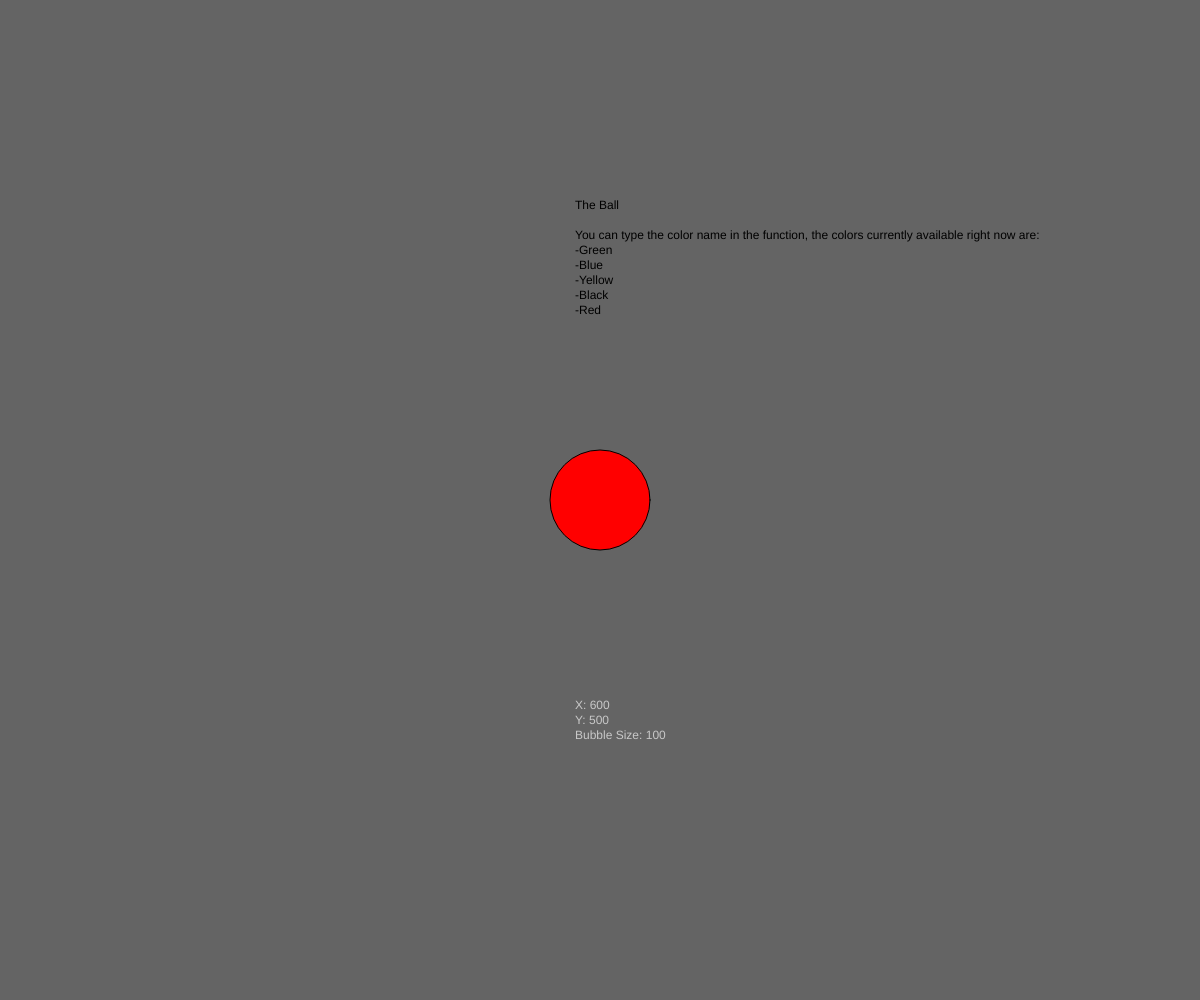
Frame 1 (no input)
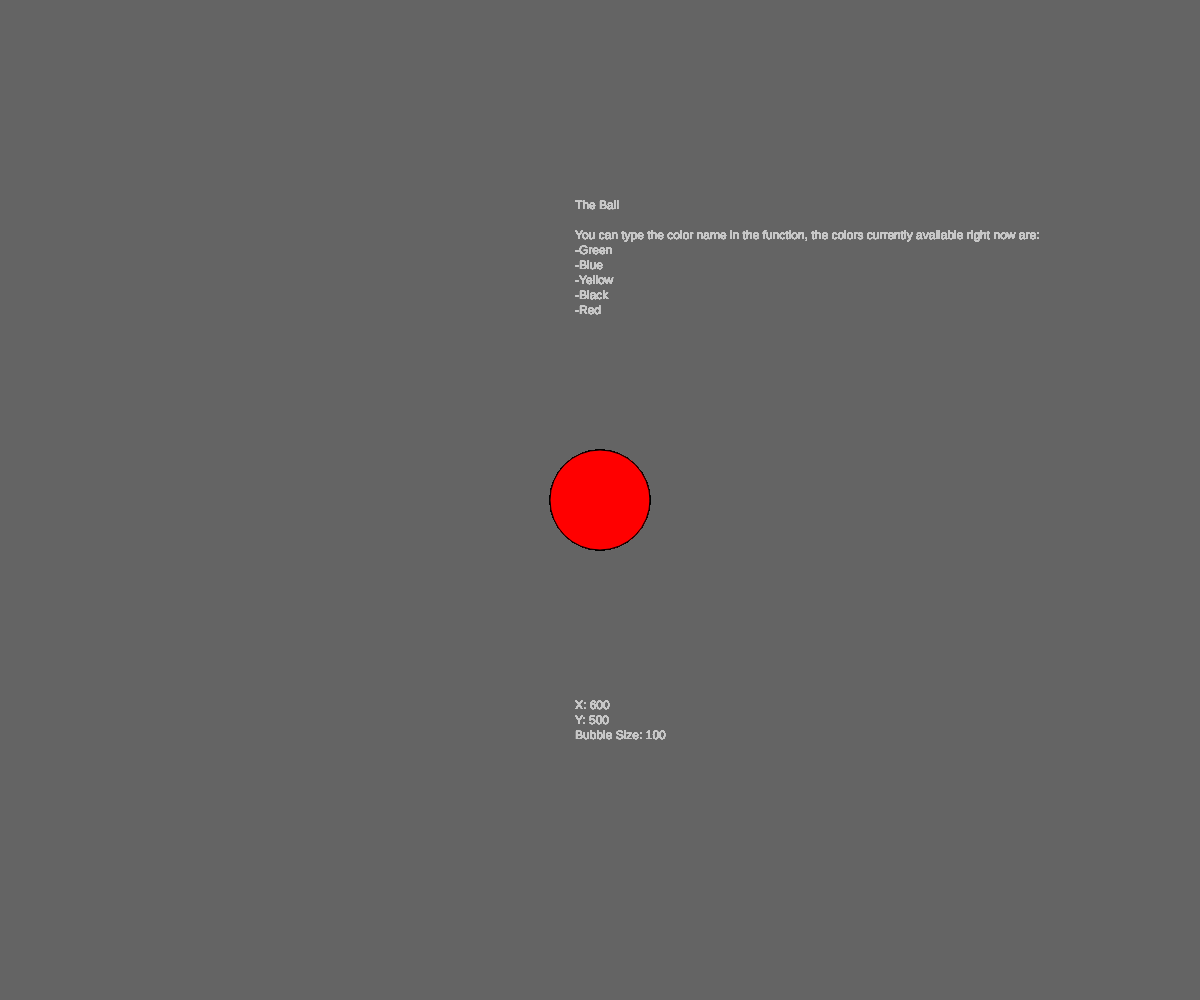
Frame 60 (no input)
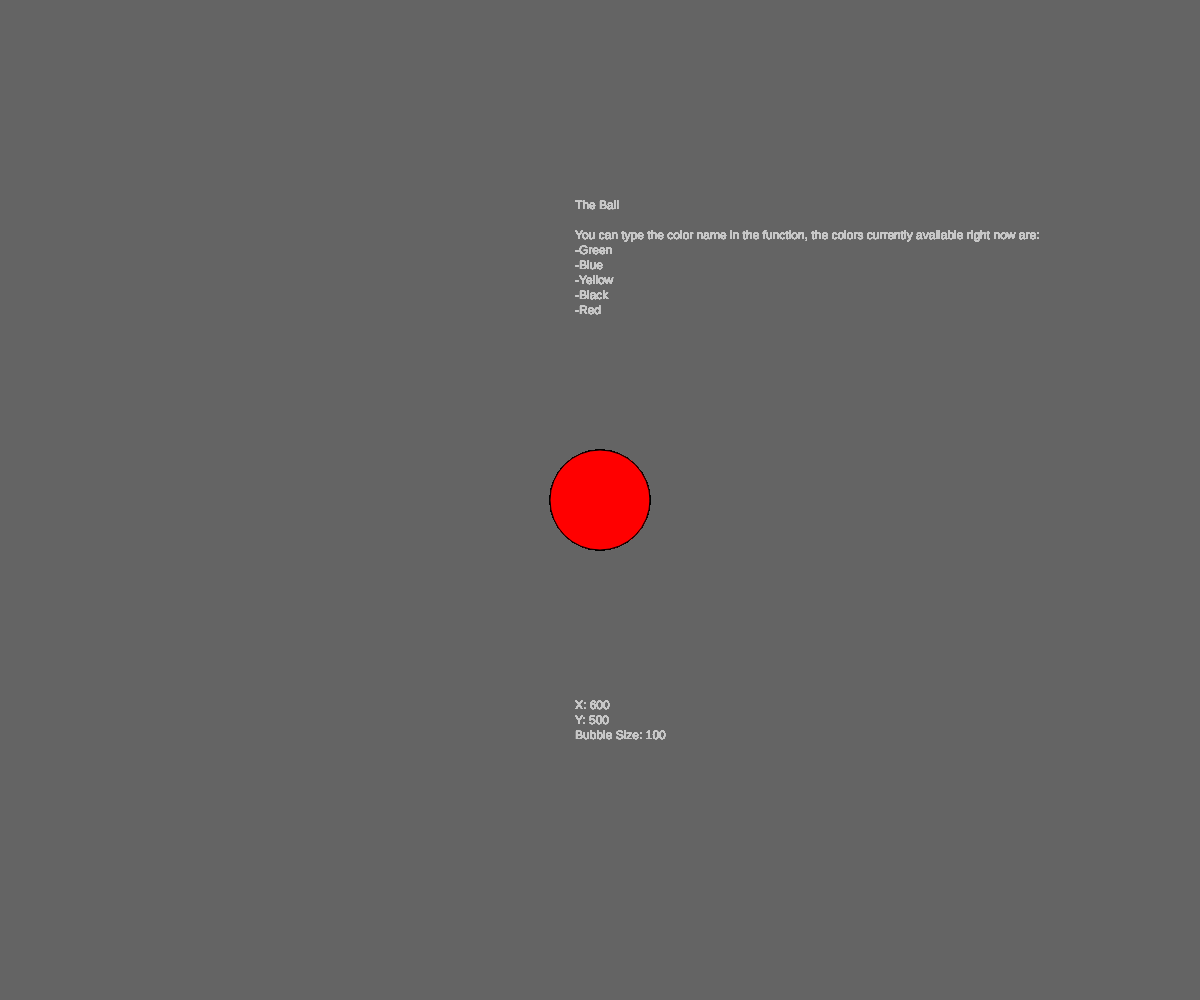
Frame 120 (the mouse pressed at the canvas centre since frame 60)

The p5.js sketch that drew these frames (run headless with seeded random() and noise() and a simulated clock; from frame 60 on, the mouse is pressed at the canvas centre):

// p5.js sketch
// ── sketch.js
let bubble;
let color;

class Bubble {
  constructor(x, y, size, color) {
    this.x = x;
    this.y = y;
    this.size = size;
    this.color = color;
  }

  show() {
    this.transformColor();
    ellipse(this.x, this.y, this.size);
  }

  transformColor() {
    let newColor = this.color.toString().toLowerCase();
    if (newColor === "green") {
      return fill(0, 255, 0);
    } else if (newColor === "blue") {
      return fill(0, 0, 255);
    } else if (newColor === "yellow") {
      return fill(255, 255, 0);
    } else if (newColor === "black") {
      return fill(0, 0, 0);
    } else if (newColor === "red") {
      return fill(255, 0, 0);
    }
  }

  giveInfo() {
    let title = "The Ball";
    let infoColors =
      "You can type the color name in the function, the colors currently available right now are: \n-Green \n-Blue \n-Yellow \n-Black \n-Red";
    text(
      title + "\n\n" + infoColors,
      this.x - this.size / 4,
      this.y - 300,
      500
    );
  }

  getValues() {
    let values =
      "X: " + this.x + "\nY: " + this.y + "\nBubble Size: " + this.size;
    fill(200, 200, 200);
    return text(values, this.x - this.size / 4, this.y + 200, 200);
  }
}

function setup() {
  createCanvas(windowWidth, windowHeight);
  background(100);
}

function draw() {
  bubble = new Bubble(windowWidth / 2, windowHeight / 2, 100, "red");
  bubble.giveInfo();
  bubble.show();
  bubble.getValues();
}
